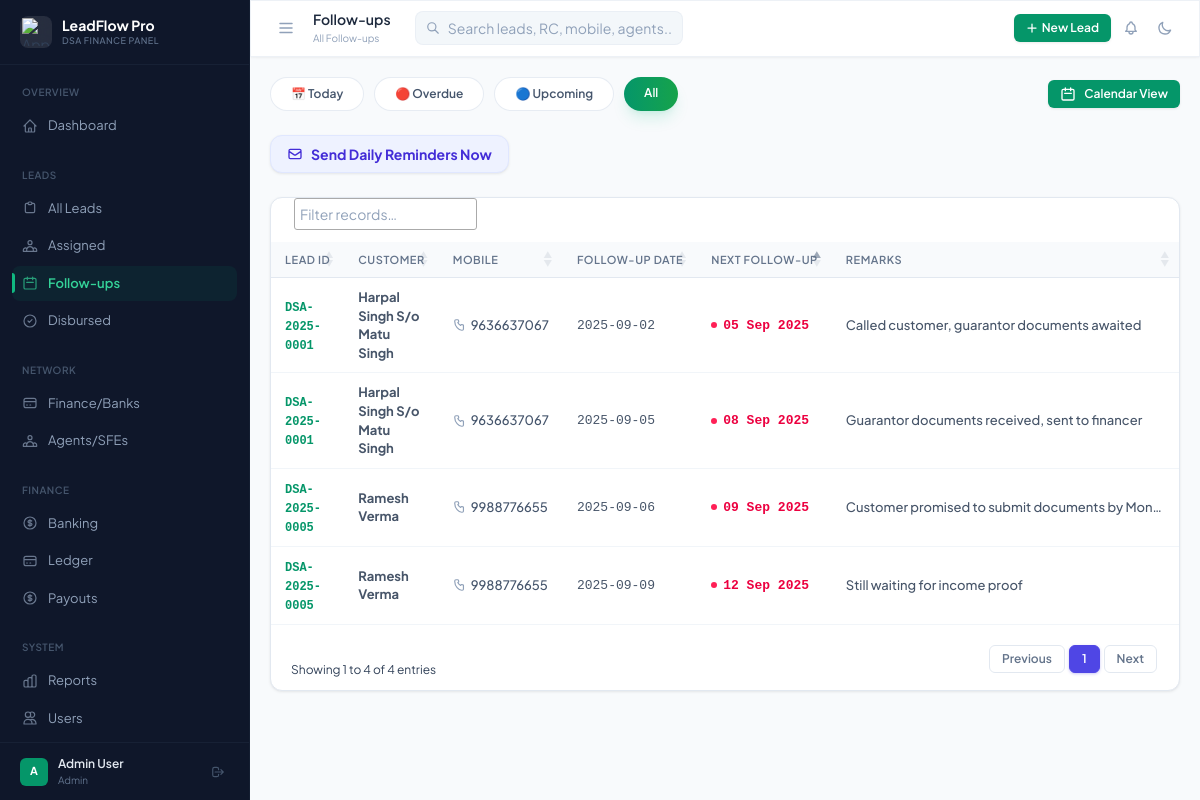
/followups/index.php (signed in), run on the app's committed database.
### tables this page shows
CREATE TABLE IF NOT EXISTS `users` (
  `id` INT UNSIGNED AUTO_INCREMENT PRIMARY KEY,
  `name` VARCHAR(150) NOT NULL,
  `email` VARCHAR(150) NOT NULL UNIQUE,
  `password` VARCHAR(255) NOT NULL,
  `role` ENUM('admin','agent','staff','manager','executive','finance_manager','rto_desk','insurance_desk','channel_agent') NOT NULL DEFAULT 'staff',
  `is_active` TINYINT(1) NOT NULL DEFAULT 1,
  `created_at` TIMESTAMP DEFAULT CURRENT_TIMESTAMP,
  `updated_at` TIMESTAMP DEFAULT CURRENT_TIMESTAMP ON UPDATE CURRENT_TIMESTAMP
);

CREATE TABLE IF NOT EXISTS `lead_followups` (
  `id` INT UNSIGNED AUTO_INCREMENT PRIMARY KEY,
  `lead_id` INT UNSIGNED NOT NULL,
  `followup_date` DATE NOT NULL,
  `next_followup_date` DATE NULL,
  `remarks` TEXT NOT NULL,
  `status_changed_to` VARCHAR(50) NULL,
  `created_by` INT UNSIGNED NULL,
  `created_at` TIMESTAMP DEFAULT CURRENT_TIMESTAMP,
  FOREIGN KEY (`lead_id`) REFERENCES `leads`(`id`) ON DELETE CASCADE,
  FOREIGN KEY (`created_by`) REFERENCES `users`(`id`) ON DELETE SET NULL
);

CREATE TABLE IF NOT EXISTS `leads` (
  `id` INT UNSIGNED AUTO_INCREMENT PRIMARY KEY,
  `lead_id` VARCHAR(20) NOT NULL UNIQUE COMMENT 'Auto-generated e.g. DSA-2025-0001',
  `lead_date` DATE NOT NULL,
   
  `customer_name` VARCHAR(200) NOT NULL,
  `customer_mobile` VARCHAR(15) NOT NULL,
  `customer_mobile2` VARCHAR(15) NULL,
  `customer_address` TEXT NULL,
   
  `vehicle_make_model` VARCHAR(200) NULL COMMENT 'e.g. TATA 1512',
  `year_of_manufacture` YEAR NULL,
  `registration_number` VARCHAR(30) NULL,
  `loan_amount` DECIMAL(12,2) NULL,
  `final_loan_amount` DECIMAL(15,2) NULL,
  `tenure_months` INT NULL,
  `roi` DECIMAL(5,2) NULL,
  `loan_type` ENUM('new_loan','refinance') NOT NULL DEFAULT 'new_loan',
   
  `customer_bank_name` VARCHAR(150) NULL,
  `customer_account_number` VARCHAR(30) NULL,
  `customer_ifsc_code` VARCHAR(15) NULL,
   
  `referred_by` VARCHAR(200) NULL,
  `agent_id` INT UNSIGNED NULL,
  `financer_id` INT UNSIGNED NULL,
  `financer_lead_number` VARCHAR(100) NULL COMMENT 'Lead/App number given by financer',
  `dealer_id` INT UNSIGNED NULL,
  `executive_id` INT UNSIGNED NULL COMMENT 'SFE assigned',
   
  `status` ENUM('new','pending','initiated','approved','disbursed','rejected','on_hold') NOT NULL DEFAULT 'new',
  `status_date` DATE NULL,
  `query_notes` TEXT NULL,
   
  `rc_status` ENUM('pending','received','not_applicable') DEFAULT 'pending',
  `rc_number` VARCHAR(50) NULL,
  `insurance_status` ENUM('pending','received','not_applicable') DEFAULT 'pending',
  `insurance_number` VARCHAR(50) NULL,
  `rto_status` ENUM('pending','done','not_applicable') DEFAULT 'pending',
   
  `payout_amount` DECIMAL(10,2) NULL,
  `payout_status` ENUM('pending','paid','partial') DEFAULT 'pending',
   
  `created_by` INT UNSIGNED NULL,
  `created_at` TIMESTAMP DEFAULT CURRENT_TIMESTAMP,
  `updated_at` TIMESTAMP DEFAULT CURRENT_TIMESTAMP ON UPDATE CURRENT_TIMESTAMP,
  FOREIGN KEY (`agent_id`) REFERENCES `agents`(`id`) ON DELETE SET NULL,
  FOREIGN KEY (`financer_id`) REFERENCES `financers`(`id`) ON DELETE SET NULL,
  FOREIGN KEY (`dealer_id`) REFERENCES `dealers`(`id`) ON DELETE SET NULL,
  FOREIGN KEY (`executive_id`) REFERENCES `executives`(`id`) ON DELETE SET NULL,
  FOREIGN KEY (`created_by`) REFERENCES `users`(`id`) ON DELETE SET NULL
);

### followups/index.php (the view, shortened to what the rows shown need)
<?php
require_once __DIR__ . '/../includes/db.php';
require_once __DIR__ . '/../includes/auth.php';
$pageTitle      = 'Follow-ups';
$where = 'l.status NOT IN ("disbursed", "rejected")';
$params = [];
$types  = '';
$followups = db_fetch_all($conn, "
    SELECT lf.id, lf.followup_date, lf.next_followup_date, lf.remarks, lf.status_changed_to,
           l.lead_id, l.customer_name, l.customer_mobile, l.status as lead_status,
           ex.name as executive_name, u.name as done_by
    FROM lead_followups lf
    JOIN leads l ON lf.lead_id = l.id
    LEFT JOIN executives ex ON l.executive_id = ex.id
    LEFT JOIN users u ON lf.created_by = u.id
    WHERE $where
    ORDER BY lf.next_followup_date ASC
    LIMIT 200
", $types, $params);
require_once __DIR__ . '/../includes/header.php';
?>
<div class="card">
    <div class="overflow-x-auto">
        <table id="followupsTable" class="w-full text-sm">
            <thead>
                <tr>
                    <th>Lead ID</th>
                    <th>Customer</th>
                    <th>Mobile</th>
                    <th>Follow-up Date</th>
                    <th>Next Follow-up</th>
                    <th>Remarks</th>
                </tr>
            </thead>
            <tbody>
                <?php foreach ($followups as $fu):
                    $overdue = $fu['next_followup_date'] && $fu['next_followup_date'] < date('Y-m-d');
                    $today   = $fu['next_followup_date'] === date('Y-m-d');
                    $rowClass = $overdue
                        ? 'bg-rose-500/5 dark:bg-rose-500/5'
                        : ($today ? 'bg-amber-500/5 dark:bg-amber-500/5' : '');
                ?>
                <tr class="<?= $rowClass ?>">
                    <td>
                        <a href="<?php echo BASE_URL; ?>/leads/view.php?id=<?= e($fu['lead_id']) ?>&tab=followups"
                           class="text-brand-600 dark:text-brand-400 hover:underline font-mono text-xs font-black">
                            <?= e($fu['lead_id']) ?>
                        </a>
                    </td>
                    <td class="font-bold text-slate-800 dark:text-slate-200"><?= e($fu['customer_name']) ?></td>
                    <td class="text-xs">
                        <a href="tel:<?= e($fu['customer_mobile']) ?>" class="hover:text-brand-500 font-medium text-slate-600 dark:text-slate-400 flex items-center gap-1">
                            <?= e($fu['customer_mobile']) ?>
                        </a>
                    </td>
                    <td class="text-slate-500 dark:text-slate-400 text-xs font-mono"><?= $fu['followup_date'] ?></td>
                    <td class="text-xs font-mono whitespace-nowrap">
                        <?php if ($fu['next_followup_date']): ?>
                        <span class="font-bold flex items-center gap-1.5 <?= $overdue ? 'text-rose-600 dark:text-rose-400' : ($today ? 'text-amber-600 dark:text-amber-400' : 'text-slate-600 dark:text-slate-400') ?>">
                            <span class="w-1.5 h-1.5 rounded-full <?= $overdue ? 'bg-rose-500' : ($today ? 'bg-amber-500' : 'bg-slate-400') ?>"></span>
                            <?= date('d M Y', strtotime($fu['next_followup_date'])) ?>
                        </span>
                        <?php else: ?>—<?php endif; ?>
                    </td>
                    <td class="text-slate-600 dark:text-slate-400 text-xs max-w-xs truncate font-medium"><?= e($fu['remarks']) ?></td>
                </tr>
                <?php endforeach; ?>
            </tbody>
        </table>
    </div>
</div>
<?php require_once __DIR__ . '/../includes/footer.php'; ?>

### includes/header.php (shortened to what the rows shown need)
<?php
require_once __DIR__ . '/auth.php';
$user = current_user();
?>
<!DOCTYPE html>
<html lang="en" id="htmlRoot">
<head>
    <link href="<?php echo BASE_URL; ?>/assets/css/tailwind.css?v=<?= filemtime(__DIR__ . '/../assets/css/tailwind.css') ?>" rel="stylesheet">
    <link rel="stylesheet" href="https://cdn.datatables.net/1.13.7/css/jquery.dataTables.min.css">
    <link rel="stylesheet" href="https://cdn.datatables.net/buttons/2.4.2/css/buttons.dataTables.min.css">
    <link rel="stylesheet" href="https://cdn.datatables.net/responsive/2.5.0/css/responsive.dataTables.min.css">
    <link rel="stylesheet" href="https://unpkg.com/nprogress@0.2.0/nprogress.css" />
</head>
<body class="min-h-screen flex text-slate-700 dark:text-slate-300 relative" hx-boost="true">
<aside id="sidebar"
       class="fixed lg:sticky top-0 left-0 w-[250px] h-screen lg:h-screen glass-sidebar flex-shrink-0 flex flex-col z-40 print:hidden overflow-hidden
              -translate-x-full lg:translate-x-0 transition-transform duration-250 ease-in-out">
    <div class="px-3 py-3 border-t border-slate-800/60">
        <div class="flex items-center gap-2.5 px-2">
            <div class="w-7 h-7 rounded-md bg-brand-600 flex items-center justify-center text-white font-bold text-[11px] flex-shrink-0">
                <?= strtoupper(substr($user['name'] ?? 'U', 0, 1)) ?>
            </div>
            <div class="sidebar-user-info min-w-0 flex-1">
                <div class="text-[12px] font-semibold text-slate-200 truncate"><?= e($user['name'] ?? 'User') ?></div>
                <div class="text-[10px] text-slate-500 capitalize"><?= e($user['role'] ?? '') ?></div>
            </div>
            <a href="<?php echo BASE_URL; ?>/logout.php" hx-boost="false" class="text-slate-600 hover:text-red-400 p-1 transition-colors" title="Logout">
                <svg class="w-3.5 h-3.5" fill="none" stroke="currentColor" stroke-width="2" viewBox="0 0 24 24"><path stroke-linecap="round" stroke-linejoin="round" d="M17 16l4-4m0 0l-4-4m4 4H7m6 4v1a3 3 0 01-3 3H6a3 3 0 01-3-3V7a3 3 0 013-3h4a3 3 0 013 3v1"/></svg>
            </a>
        </div>
    </div>
</aside>
<div class="flex-1 flex flex-col min-w-0 print:block print:min-h-0">
    <header class="glass-panel border-b border-slate-200/60 dark:border-slate-800/60 px-4 sm:px-5 py-2.5 flex items-center justify-between flex-shrink-0 z-10 sticky top-0 print:hidden">
        <div class="flex items-center gap-3">
            <div>
                <h1 class="text-sm font-semibold text-slate-800 dark:text-white leading-tight"><?= e($pageTitle ?? 'Dashboard') ?></h1>
            </div>
        </div>
    </header>
    <main class="flex-1 p-4 sm:p-5 print:p-0">

### data on the page
users: name "A", name "Admin User"
lead_followups: lead.lead_id "DSA-2025-0001", lead.customer_name "Harpal Singh S/o Matu Singh", lead.customer_mobile "9636637067", followup_date "2025-09-02", next_followup_date "05 Sep 2025", remarks "Called customer, guarantor documents awaited"
lead_followups: lead.lead_id "DSA-2025-0001", lead.customer_name "Harpal Singh S/o Matu Singh", lead.customer_mobile "9636637067", followup_date "2025-09-05", next_followup_date "08 Sep 2025", remarks "Guarantor documents received, sent to financer"
lead_followups: lead.lead_id "DSA-2025-0005", lead.customer_name "Ramesh Verma", lead.customer_mobile "9988776655", followup_date "2025-09-06", next_followup_date "09 Sep 2025", remarks "Customer promised to submit documents by Mon…"
lead_followups: lead.lead_id "DSA-2025-0005", lead.customer_name "Ramesh Verma", lead.customer_mobile "9988776655", followup_date "2025-09-09", next_followup_date "12 Sep 2025", remarks "Still waiting for income proof"

### other printed values
$APP_NAME "LeadFlow Pro"
$APP_COMPANY "DSA FINANCE PANEL"
$user['role'] "Admin"
$pageTitle "Follow-ups"
$pageBreadcrumb "All Follow-ups"
$label "📅 Today"
$label "🔴 Overdue"
$label "🔵 Upcoming"
$label "All"
